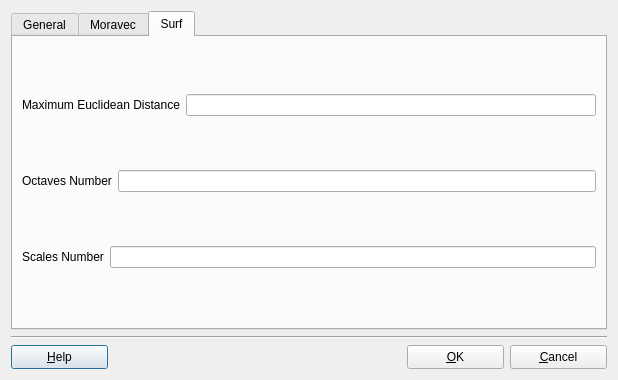
<?xml version="1.0" encoding="UTF-8"?>
<ui version="4.0">
 <class>TiePointsLocatorAdvancedForm</class>
 <widget class="QDialog" name="TiePointsLocatorAdvancedForm">
  <property name="geometry">
   <rect>
    <x>0</x>
    <y>0</y>
    <width>618</width>
    <height>380</height>
   </rect>
  </property>
  <property name="minimumSize">
   <size>
    <width>450</width>
    <height>380</height>
   </size>
  </property>
  <property name="windowTitle">
   <string>Tie Points Locator Advanced Options</string>
  </property>
  <property name="layoutDirection">
   <enum>Qt::LeftToRight</enum>
  </property>
  <layout class="QGridLayout" name="gridLayout_4">
   <item row="0" column="0">
    <widget class="QTabWidget" name="tabWidget">
     <property name="currentIndex">
      <number>2</number>
     </property>
     <widget class="QWidget" name="tab">
      <attribute name="title">
       <string>General</string>
      </attribute>
      <layout class="QGridLayout" name="gridLayout">
       <item row="0" column="0">
        <layout class="QHBoxLayout" name="horizontalLayout_3">
         <item>
          <widget class="QLabel" name="label_2">
           <property name="toolTip">
            <string>Enable/disable the geometry filter/outliers remotion</string>
           </property>
           <property name="text">
            <string>Geometry Filter</string>
           </property>
          </widget>
         </item>
         <item>
          <widget class="QCheckBox" name="m_enableGeometryFilterCheckBox">
           <property name="toolTip">
            <string>Enable/disable the geometry filter/outliers remotion</string>
           </property>
           <property name="text">
            <string>Enabled</string>
           </property>
          </widget>
         </item>
        </layout>
       </item>
       <item row="1" column="0">
        <layout class="QHBoxLayout" name="horizontalLayout_4">
         <item>
          <widget class="QLabel" name="label_3">
           <property name="toolTip">
            <string>Enable/Disable the use of multi-threads</string>
           </property>
           <property name="text">
            <string>Multi-Thread</string>
           </property>
          </widget>
         </item>
         <item>
          <widget class="QCheckBox" name="m_enableMultiThreadCheckBox">
           <property name="toolTip">
            <string>Enable/Disable the use of multi-threads</string>
           </property>
           <property name="text">
            <string>Enabled</string>
           </property>
          </widget>
         </item>
        </layout>
       </item>
       <item row="2" column="0">
        <layout class="QHBoxLayout" name="horizontalLayout_9">
         <item>
          <widget class="QLabel" name="label_8">
           <property name="text">
            <string>Interest Points Location</string>
           </property>
          </widget>
         </item>
         <item>
          <widget class="QComboBox" name="m_interesPointsLocationStrategyComboBox">
           <item>
            <property name="text">
             <string>Moravec</string>
            </property>
           </item>
           <item>
            <property name="text">
             <string>Surf</string>
            </property>
           </item>
          </widget>
         </item>
        </layout>
       </item>
       <item row="3" column="0">
        <layout class="QHBoxLayout" name="horizontalLayout_8">
         <item>
          <widget class="QLabel" name="label_7">
           <property name="text">
            <string>Geometric Transformation</string>
           </property>
          </widget>
         </item>
         <item>
          <widget class="QComboBox" name="m_geomTransfNameComboBox"/>
         </item>
        </layout>
       </item>
       <item row="4" column="0">
        <layout class="QHBoxLayout" name="horizontalLayout_6">
         <item>
          <widget class="QLabel" name="label_5">
           <property name="toolTip">
            <string>Geometry assurance (the error-free selection percent assurance) - valid range (0-1) - Use 0-zero to let this number be automatically found.</string>
           </property>
           <property name="text">
            <string>Geometry Filter Assurance</string>
           </property>
          </widget>
         </item>
         <item>
          <widget class="QLineEdit" name="m_geometryFilterAssuranceLineEdit">
           <property name="toolTip">
            <string>Geometry assurance (the error-free selection percent assurance) - valid range (0-1) - Use 0-zero to let this number be automatically found.</string>
           </property>
          </widget>
         </item>
        </layout>
       </item>
       <item row="5" column="0">
        <layout class="QHBoxLayout" name="horizontalLayout_7">
         <item>
          <widget class="QLabel" name="label_6">
           <property name="toolTip">
            <string>The maximum allowed transformation error (pixel units)</string>
           </property>
           <property name="text">
            <string>Transformation Max Error</string>
           </property>
          </widget>
         </item>
         <item>
          <widget class="QLineEdit" name="m_geomTransfMaxErrorLineEdit">
           <property name="toolTip">
            <string>The maximum allowed transformation error (pixel units)</string>
           </property>
          </widget>
         </item>
        </layout>
       </item>
       <item row="6" column="0">
        <layout class="QHBoxLayout" name="horizontalLayout_10">
         <item>
          <widget class="QLabel" name="label_9">
           <property name="toolTip">
            <string>The raster interpolator method</string>
           </property>
           <property name="text">
            <string>Interpolator</string>
           </property>
          </widget>
         </item>
         <item>
          <widget class="QComboBox" name="m_interpMethodComboBox">
           <property name="toolTip">
            <string>The raster interpolator method</string>
           </property>
           <item>
            <property name="text">
             <string>NearestNeighbor</string>
            </property>
           </item>
           <item>
            <property name="text">
             <string>Bilinear</string>
            </property>
           </item>
           <item>
            <property name="text">
             <string>Bicubic</string>
            </property>
           </item>
          </widget>
         </item>
        </layout>
       </item>
       <item row="7" column="0">
        <layout class="QHBoxLayout" name="horizontalLayout_12">
         <item>
          <widget class="QLabel" name="label_11">
           <property name="toolTip">
            <string>The maximum number of tie-points to generate (0 - Automatically found)</string>
           </property>
           <property name="text">
            <string>Maximum TiePoints</string>
           </property>
          </widget>
         </item>
         <item>
          <widget class="QLineEdit" name="m_maxTiePointsLineEdit">
           <property name="toolTip">
            <string>The maximum number of tie-points to generate (0 - Automatically found)</string>
           </property>
          </widget>
         </item>
        </layout>
       </item>
      </layout>
     </widget>
     <widget class="QWidget" name="tab_2">
      <attribute name="title">
       <string>Moravec</string>
      </attribute>
      <layout class="QGridLayout" name="gridLayout_2">
       <item row="0" column="0">
        <layout class="QHBoxLayout" name="horizontalLayout_2">
         <item>
          <widget class="QLabel" name="label">
           <property name="toolTip">
            <string>The correlation window width used to correlate points between the images (minimum 3)</string>
           </property>
           <property name="text">
            <string>Correlation Window Width</string>
           </property>
          </widget>
         </item>
         <item>
          <widget class="QLineEdit" name="m_correlationWindowWidthLineEdit">
           <property name="toolTip">
            <string>The correlation window width used to correlate points between the images (minimum 3)</string>
           </property>
          </widget>
         </item>
        </layout>
       </item>
       <item row="1" column="0">
        <layout class="QHBoxLayout" name="horizontalLayout_5">
         <item>
          <widget class="QLabel" name="label_4">
           <property name="toolTip">
            <string>The number of noise Gaussin iterations, when applicable (used to remove image noise, zero will disable the Gaussian Filter)</string>
           </property>
           <property name="text">
            <string>Gaussian Filter Iterations</string>
           </property>
          </widget>
         </item>
         <item>
          <widget class="QLineEdit" name="m_gaussianFilterIterationsLineEdit">
           <property name="toolTip">
            <string>The number of noise Gaussin iterations, when applicable (used to remove image noise, zero will disable the Gaussian Filter)</string>
           </property>
          </widget>
         </item>
        </layout>
       </item>
       <item row="2" column="0">
        <layout class="QHBoxLayout" name="horizontalLayout_13">
         <item>
          <widget class="QLabel" name="label_12">
           <property name="toolTip">
            <string>The minimum acceptable absolute correlation value when matching features (valid range: [0,1])</string>
           </property>
           <property name="text">
            <string>Minimum Correlation</string>
           </property>
          </widget>
         </item>
         <item>
          <widget class="QLineEdit" name="m_minAbsCorrelationLineEdit">
           <property name="toolTip">
            <string>The minimum acceptable absolute correlation value when matching features (valid range: [0,1])</string>
           </property>
          </widget>
         </item>
        </layout>
       </item>
       <item row="3" column="0">
        <layout class="QHBoxLayout" name="horizontalLayout_14">
         <item>
          <widget class="QLabel" name="label_13">
           <property name="toolTip">
            <string>The Moravec window width used to locate canditate tie-points (minimum 3)</string>
           </property>
           <property name="text">
            <string>Moravec Window Width</string>
           </property>
          </widget>
         </item>
         <item>
          <widget class="QLineEdit" name="m_moravecWindowWidthLineEdit">
           <property name="toolTip">
            <string>The Moravec window width used to locate canditate tie-points (minimum 3)</string>
           </property>
          </widget>
         </item>
        </layout>
       </item>
      </layout>
     </widget>
     <widget class="QWidget" name="tab_3">
      <attribute name="title">
       <string>Surf</string>
      </attribute>
      <layout class="QGridLayout" name="gridLayout_3">
       <item row="0" column="0">
        <layout class="QHBoxLayout" name="horizontalLayout_11">
         <item>
          <widget class="QLabel" name="label_10">
           <property name="toolTip">
            <string>The maximum acceptable euclidean distance when matching features (when applicable), valid range: [0,1]</string>
           </property>
           <property name="text">
            <string>Maximum Euclidean Distance</string>
           </property>
          </widget>
         </item>
         <item>
          <widget class="QLineEdit" name="m_maxNormEuclideanDistLineEdit">
           <property name="toolTip">
            <string>The maximum acceptable euclidean distance when matching features (when applicable), valid range: [0,1]</string>
           </property>
          </widget>
         </item>
        </layout>
       </item>
       <item row="1" column="0">
        <layout class="QHBoxLayout" name="horizontalLayout_15">
         <item>
          <widget class="QLabel" name="label_14">
           <property name="toolTip">
            <string>The number of octaves to generate (Minimum: 1)</string>
           </property>
           <property name="text">
            <string>Octaves Number</string>
           </property>
          </widget>
         </item>
         <item>
          <widget class="QLineEdit" name="m_octavesNumberLineEdit">
           <property name="toolTip">
            <string>The number of octaves to generate (Minimum: 1)</string>
           </property>
          </widget>
         </item>
        </layout>
       </item>
       <item row="2" column="0">
        <layout class="QHBoxLayout" name="horizontalLayout_16">
         <item>
          <widget class="QLabel" name="label_15">
           <property name="toolTip">
            <string>The number of sub-sampling scales to generate (minimum:3)</string>
           </property>
           <property name="text">
            <string>Scales Number</string>
           </property>
          </widget>
         </item>
         <item>
          <widget class="QLineEdit" name="m_scalesNumberLineEdit">
           <property name="toolTip">
            <string>The number of sub-sampling scales to generate (minimum:3)</string>
           </property>
          </widget>
         </item>
        </layout>
       </item>
      </layout>
     </widget>
    </widget>
   </item>
   <item row="1" column="0">
    <widget class="Line" name="line">
     <property name="orientation">
      <enum>Qt::Horizontal</enum>
     </property>
    </widget>
   </item>
   <item row="2" column="0">
    <layout class="QHBoxLayout" name="horizontalLayout">
     <item>
      <widget class="QPushButton" name="m_helpPushButton">
       <property name="sizePolicy">
        <sizepolicy hsizetype="Fixed" vsizetype="Fixed">
         <horstretch>0</horstretch>
         <verstretch>0</verstretch>
        </sizepolicy>
       </property>
       <property name="minimumSize">
        <size>
         <width>97</width>
         <height>24</height>
        </size>
       </property>
       <property name="text">
        <string>&amp;Help</string>
       </property>
      </widget>
     </item>
     <item>
      <spacer name="horizontalSpacer">
       <property name="orientation">
        <enum>Qt::Horizontal</enum>
       </property>
       <property name="sizeHint" stdset="0">
        <size>
         <width>136</width>
         <height>20</height>
        </size>
       </property>
      </spacer>
     </item>
     <item>
      <widget class="QPushButton" name="m_okPushButton">
       <property name="sizePolicy">
        <sizepolicy hsizetype="Fixed" vsizetype="Fixed">
         <horstretch>0</horstretch>
         <verstretch>0</verstretch>
        </sizepolicy>
       </property>
       <property name="minimumSize">
        <size>
         <width>97</width>
         <height>24</height>
        </size>
       </property>
       <property name="text">
        <string>&amp;OK</string>
       </property>
      </widget>
     </item>
     <item>
      <widget class="QPushButton" name="m_CancelPushButton">
       <property name="sizePolicy">
        <sizepolicy hsizetype="Fixed" vsizetype="Fixed">
         <horstretch>0</horstretch>
         <verstretch>0</verstretch>
        </sizepolicy>
       </property>
       <property name="minimumSize">
        <size>
         <width>97</width>
         <height>24</height>
        </size>
       </property>
       <property name="text">
        <string>&amp;Cancel</string>
       </property>
      </widget>
     </item>
    </layout>
   </item>
  </layout>
 </widget>
 <resources/>
 <connections>
  <connection>
   <sender>m_CancelPushButton</sender>
   <signal>clicked()</signal>
   <receiver>TiePointsLocatorAdvancedForm</receiver>
   <slot>close()</slot>
   <hints>
    <hint type="sourcelabel">
     <x>388</x>
     <y>361</y>
    </hint>
    <hint type="destinationlabel">
     <x>224</x>
     <y>189</y>
    </hint>
   </hints>
  </connection>
 </connections>
</ui>
